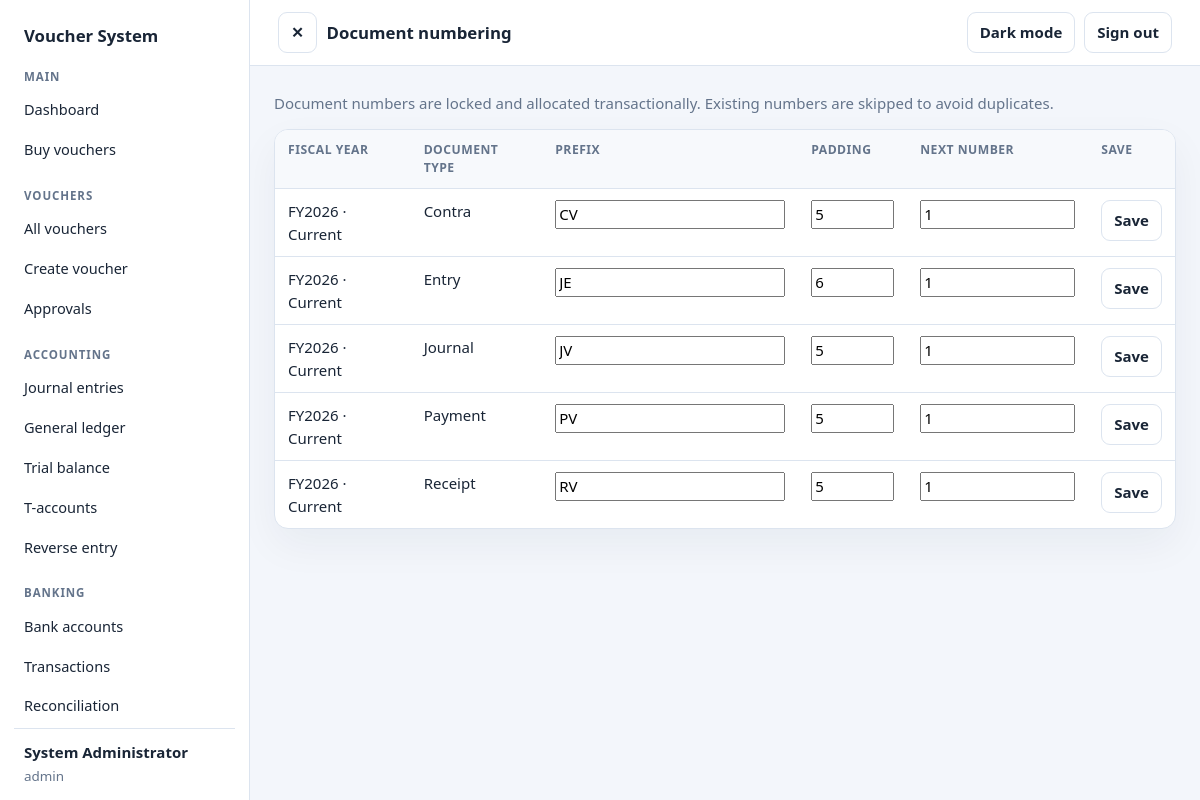
Screenshot of /admin/settings/numbering.php (signed in) with the database file from the repository.
### tables this page shows
CREATE TABLE users (
  id INT UNSIGNED AUTO_INCREMENT PRIMARY KEY,
  role_id INT UNSIGNED NOT NULL,
  username VARCHAR(50) NOT NULL UNIQUE,
  full_name VARCHAR(100) NOT NULL,
  email VARCHAR(120) NULL,
  password_hash VARCHAR(255) NOT NULL,
  is_active TINYINT(1) NOT NULL DEFAULT 1,
  last_login DATETIME NULL,
  created_at TIMESTAMP NOT NULL DEFAULT CURRENT_TIMESTAMP,
  FOREIGN KEY (role_id) REFERENCES roles(id)
);

CREATE TABLE doc_numbering (
  id INT UNSIGNED AUTO_INCREMENT PRIMARY KEY,
  doc_type VARCHAR(10) NOT NULL,
  fiscal_year_id INT UNSIGNED NOT NULL,
  prefix VARCHAR(10) NOT NULL,
  next_number INT UNSIGNED NOT NULL DEFAULT 1,
  padding TINYINT UNSIGNED NOT NULL DEFAULT 5,
  UNIQUE KEY uq_doc_fy (doc_type, fiscal_year_id),
  FOREIGN KEY (fiscal_year_id) REFERENCES fiscal_years(id)
);

CREATE TABLE fiscal_years (
  id INT UNSIGNED AUTO_INCREMENT PRIMARY KEY,
  name VARCHAR(30) NOT NULL UNIQUE,
  start_date DATE NOT NULL,
  end_date DATE NOT NULL,
  is_current TINYINT(1) NOT NULL DEFAULT 0,
  is_closed TINYINT(1) NOT NULL DEFAULT 0
);

### config/functions.php (called while the page is built, shortened)
<?php
require_once __DIR__ . '/database.php';
function app_base_path(): string
{
    $scriptName = $_SERVER['SCRIPT_NAME'] ?? '';
    $scriptPath = parse_url(str_replace('\\', '/', $scriptName), PHP_URL_PATH);
    $lastSlash = strrpos($scriptPath, '/');
    $directory = $lastSlash === false ? '' : substr($scriptPath, 0, $lastSlash);
    $segments = explode('/', trim($directory, '/'));
    $baseSegments = [];
    return $baseSegments ? '/' . implode('/', $baseSegments) : '';
}
function app_url(string $path = ''): string
{
    $basePath = app_base_path();
    $path = ltrim($path, '/');
    return $basePath . '/' . $path;
}
function e($value): string
{
    return htmlspecialchars((string) $value, ENT_QUOTES | ENT_SUBSTITUTE, 'UTF-8');
}

### config/database.php (called while the page is built, shortened)
<?php
function db(): PDO
{
    static $connection = null;
    if ($connection instanceof PDO) {
        return $connection;
    }
    $host = (string) app_config_value('DB_HOST', '127.0.0.1');
    $database = (string) app_config_value('DB_NAME', 'voucher_system_app');
    $portValue = app_config_value('DB_PORT');
    $port = $portValue === false || $portValue === null || $portValue === ''
        ? 3306
        : filter_var($portValue, FILTER_VALIDATE_INT, ['options' => ['min_range' => 1, 'max_range' => 65535]]);
    $usernameValue = app_config_value('DB_USER');
    $passwordValue = app_config_value('DB_PASS');
    $username = is_string($usernameValue) ? $usernameValue : '';
    $password = is_string($passwordValue) ? $passwordValue : '';
    if ($username === false || $username === '') {
        if ($host === '127.0.0.1' || $host === 'localhost') {
            $username = 'root';
        } else {
            throw new RuntimeException('The DB_USER environment variable is required for remote database hosts.');
        }
    }
    $dsn = sprintf('mysql:host=%s;port=%d;dbname=%s;charset=utf8mb4', $host, $port, $database);
    $options = [
        PDO::ATTR_ERRMODE => PDO::ERRMODE_EXCEPTION,
        PDO::ATTR_DEFAULT_FETCH_MODE => PDO::FETCH_ASSOC,
        PDO::ATTR_EMULATE_PREPARES => false,
    ];
    $connection = new PDO($dsn, $username, $password === false ? '' : $password, $options);
    return $connection;
}

### admin/settings/numbering.php (the view, shortened to what this page needs)
<?php
$connection = db();
$numbering = $connection->query(
    'SELECT dn.id, dn.doc_type, dn.prefix, dn.padding, dn.next_number,
            fy.name AS fiscal_year_name, fy.is_current, fy.is_closed
     FROM doc_numbering dn
     JOIN fiscal_years fy ON fy.id = dn.fiscal_year_id
     ORDER BY fy.start_date DESC, dn.doc_type'
)->fetchAll();
require __DIR__ . '/../../includes/header.php';
require __DIR__ . '/../../includes/sidebar.php';
require __DIR__ . '/../../includes/navbar.php';
?>
<p class="app-muted">Document numbers are locked and allocated transactionally. Existing numbers are skipped to avoid duplicates.</p>
<section class="app-card">
    <div class="app-table-wrap">
        <table class="app-table">
            <thead><tr><th>Fiscal year</th><th>Document type</th><th>Prefix</th><th>Padding</th><th>Next number</th><th>Save</th></tr></thead>
            <tbody>
                <?php if ($numbering): foreach ($numbering as $row): ?>
                    <tr>
                        <?php $formId = 'numbering-form-' . (int) $row['id']; ?>
                        <td>
                            <?= e($row['fiscal_year_name']) ?><?= (int) $row['is_current'] === 1 ? ' · Current' : '' ?><?= (int) $row['is_closed'] === 1 ? ' · Closed' : '' ?>
                        </td>
                        <td><?= e(ucfirst($row['doc_type'])) ?></td>
                        <td><input form="<?= e($formId) ?>" aria-label="Prefix" name="prefix" maxlength="10" value="<?= e($row['prefix']) ?>" required></td>
                        <td><input form="<?= e($formId) ?>" aria-label="Padding" name="padding" type="number" min="1" max="10" value="<?= (int) $row['padding'] ?>" required></td>
                        <td><input form="<?= e($formId) ?>" aria-label="Next number" name="next_number" type="number" min="1" max="4294967295" value="<?= (int) $row['next_number'] ?>" required></td>
                        <td><button class="app-button" form="<?= e($formId) ?>" type="submit" <?= (int) $row['is_closed'] === 1 ? 'disabled' : '' ?>>Save</button></td>
                    </tr>
                <?php endforeach; else: ?>
                    <tr><td class="app-empty" colspan="6">Create a fiscal year before configuring numbering.</td></tr>
                <?php endif; ?>
            </tbody>
        </table>
    </div>
</section>
<?php require __DIR__ . '/../../includes/footer.php'; ?>

### includes/sidebar.php (shortened to what this page needs)
<?php
$sidebarStatement = db()->prepare(
    'SELECT u.full_name, u.username, p.code AS permission_code
     FROM users u
     LEFT JOIN role_permissions rp ON rp.role_id = u.role_id
     LEFT JOIN permissions p ON p.id = rp.permission_id
     WHERE u.id = :user_id AND u.is_active = 1'
);
$sidebarStatement->execute(['user_id' => (int) $_SESSION['user_id']]);
$sidebarRows = $sidebarStatement->fetchAll();
$sidebarUser = $sidebarRows[0];
$sidebarPermissions = [];
foreach ($sidebarRows as $sidebarRow) {
    if ($sidebarRow['permission_code'] !== null) {
        $sidebarPermissions[$sidebarRow['permission_code']] = true;
    }
}
$sidebarCurrentPath = parse_url($_SERVER['REQUEST_URI'] ?? '', PHP_URL_PATH);
?>
<aside class="app-sidebar" aria-label="Primary navigation">
    <a class="app-sidebar-brand" href="<?= e(app_url('admin/dashboard.php')) ?>">Voucher System</a>
    <nav class="app-sidebar-nav">
        <?php foreach ($sidebarSections as $section): ?>
            <?php
            $visibleItems = array_filter($section['items'], static function (array $item) use ($sidebarPermissions): bool {
                return $item['permission'] === null || isset($sidebarPermissions[$item['permission']]);
            });
            ?>
            <?php if ($visibleItems): ?>
                <section class="app-sidebar-section">
                    <h2><?= e($section['title']) ?></h2>
                    <?php foreach ($visibleItems as $item): ?>
                        <?php
                        $itemUrl = app_url($item['path']);
                        $itemPath = parse_url($itemUrl, PHP_URL_PATH);
                        $isCurrent = $sidebarCurrentPath === $itemPath;
                        ?>
                        <a class="app-sidebar-link<?= $isCurrent ? ' is-active' : '' ?>"
                           href="<?= e($itemUrl) ?>"<?= $isCurrent ? ' aria-current="page"' : '' ?>
                           title="<?= e($item['label']) ?>">
                            <?= e($item['label']) ?>
                        </a>
                    <?php endforeach; ?>
                </section>
            <?php endif; ?>
        <?php endforeach; ?>
    </nav>
    <div class="app-sidebar-user">
        <strong><?= e($sidebarUser['full_name']) ?></strong>
        <span><?= e($sidebarUser['username']) ?></span>
    </div>
</aside>

### assets/css/app.css (style rules this page uses)
:root { color-scheme: light; --app-page: #f3f6fb; --app-surface: #fff; --app-surface-muted: #f7f9fc; --app-text: #192536; --app-muted: #64748b; --app-border: #dce4ef; --app-accent: #315ee8; --app-accent-soft: #edf2ff; --app-danger: #a52b24; --app-danger-soft: #fff1f0; --app-shadow: 0 16px 40px #12213a0d; }
* { box-sizing: border-box; }
body { margin: 0; background: var(--app-page); color: var(--app-text); font: 15px/1.5 system-ui, -apple-system, "Segoe UI", sans-serif; }
a { color: var(--app-accent); text-decoration: none; }
button, input, select, textarea { font: inherit; }
.app-sidebar { position: sticky; top: 0; display: flex; flex: 0 0 250px; flex-direction: column; width: 250px; height: 100vh; padding: 18px 14px 14px; border-right: 1px solid var(--app-border); background: var(--app-surface); transition: flex-basis .2s ease, width .2s ease, padding .2s ease; }
.app-sidebar-brand { display: block; padding: 5px 10px 20px; color: var(--app-text); font-size: 1.05rem; font-weight: 800; }
.app-sidebar-nav { flex: 1; overflow-y: auto; }
.app-sidebar-section { margin: 0 0 18px; }
.app-sidebar-section h2 { margin: 0 0 6px; padding: 0 10px; color: var(--app-muted); font-size: .72rem; font-weight: 750; letter-spacing: .08em; text-transform: uppercase; }
.app-sidebar-link { display: block; margin: 2px 0; padding: 8px 10px; border-radius: 8px; color: var(--app-text); font-size: .91rem; }
.app-sidebar-user { display: grid; gap: 2px; padding: 12px 10px 0; border-top: 1px solid var(--app-border); overflow-wrap: anywhere; }
.app-sidebar-user span { color: var(--app-muted); font-size: .84rem; }
.app-button { display: inline-flex; min-height: 38px; align-items: center; justify-content: center; padding: 8px 12px; border: 1px solid var(--app-border); border-radius: 9px; background: var(--app-surface); color: var(--app-text); font-weight: 650; cursor: pointer; }
.app-card { margin-bottom: 18px; overflow: hidden; border: 1px solid var(--app-border); border-radius: 14px; background: var(--app-surface); box-shadow: var(--app-shadow); }
.app-table-wrap { overflow-x: auto; }
.app-table { width: 100%; border-collapse: collapse; }
.app-table th, .app-table td { padding: 11px 13px; border-bottom: 1px solid var(--app-border); text-align: left; vertical-align: top; }
.app-table th { background: var(--app-surface-muted); color: var(--app-muted); font-size: .76rem; font-weight: 700; text-transform: uppercase; letter-spacing: .04em; }
.app-table tr:last-child td { border-bottom: 0; }
.app-muted { color: var(--app-muted); }

### rows the page displays
users: full_name "System Administrator", username "admin"
doc_numbering: fiscal_year.name "FY2026", doc_type "Contra", prefix "CV", padding "5", next_number "1"
doc_numbering: fiscal_year.name "FY2026", doc_type "Entry", prefix "JE", padding "6", next_number "1"
doc_numbering: fiscal_year.name "FY2026", doc_type "Journal", prefix "JV", padding "5", next_number "1"
doc_numbering: fiscal_year.name "FY2026", doc_type "Payment", prefix "PV", padding "5", next_number "1"
doc_numbering: fiscal_year.name "FY2026", doc_type "Receipt", prefix "RV", padding "5", next_number "1"

### other values shown
$section['title'] "MAIN"
$item['label'] "Dashboard"
$item['label'] "Buy vouchers"
$section['title'] "VOUCHERS"
$item['label'] "All vouchers"
$item['label'] "Create voucher"
$item['label'] "Approvals"
$section['title'] "ACCOUNTING"
$item['label'] "Journal entries"
$item['label'] "General ledger"
$item['label'] "Trial balance"
$item['label'] "T-accounts"
$item['label'] "Reverse entry"
$section['title'] "BANKING"
$item['label'] "Bank accounts"
